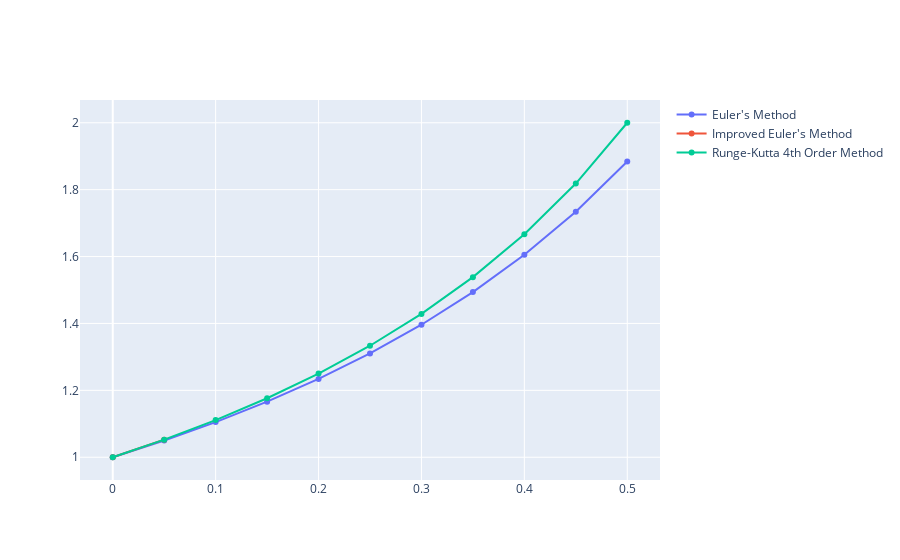

This figure's notebook cell:
### Code cell
traces = []
traces.append(utils.Get_Trace(valuesEuler, "Euler's Method")[0])
traces.append(utils.Get_Trace(valuesImproved, "Improved Euler's Method")[0])
traces.append(utils.Get_Trace(valuesRK4, "Runge-Kutta 4th Order Method")[0])
utils.Get_Comparison_Traces(traces).show()

### Figure 1 — Plotly figure (JSON) as saved in the notebook; plotly's stock layout.template omitted (floating-point values rounded to 4 significant figures)
{"data": [{"mode": "lines+markers", "name": "Euler's Method", "type": "scatter", "x": [0, 0.05, 0.1, 0.15, 0.2, 0.25, 0.3, 0.35, 0.4, 0.45, 0.5], "y": [1, 1.05, 1.105, 1.166, 1.234, 1.31, 1.396, 1.494, 1.605, 1.734, 1.884]}, {"mode": "lines+markers", "name": "Improved Euler's Method", "type": "scatter", "x": [0, 0.05], "y": [1, 1.053]}, {"mode": "lines+markers", "name": "Runge-Kutta 4th Order Method", "type": "scatter", "x": [0, 0.05, 0.1, 0.15, 0.2, 0.25, 0.3, 0.35, 0.4, 0.45, 0.5], "y": [1, 1.053, 1.111, 1.176, 1.25, 1.333, 1.429, 1.538, 1.667, 1.818, 2.0]}], "layout": {}}
